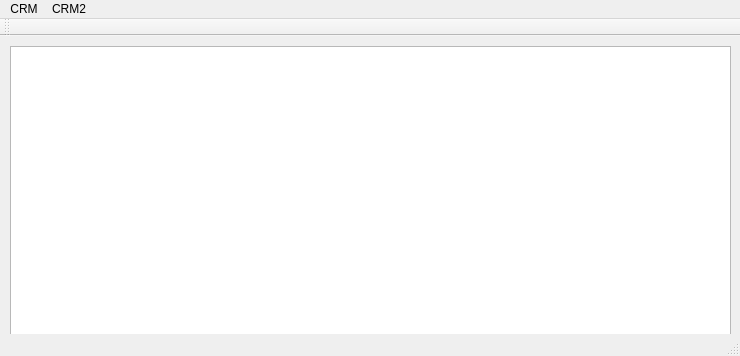
<?xml version="1.0" encoding="UTF-8"?>
<ui version="4.0">
 <class>MainWindow</class>
 <widget class="QMainWindow" name="MainWindow">
  <property name="geometry">
   <rect>
    <x>0</x>
    <y>0</y>
    <width>740</width>
    <height>356</height>
   </rect>
  </property>
  <property name="windowTitle">
   <string>MainWindow</string>
  </property>
  <widget class="QWidget" name="centralWidget">
   <widget class="QTableWidget" name="tableWidget">
    <property name="geometry">
     <rect>
      <x>10</x>
      <y>10</y>
      <width>721</width>
      <height>321</height>
     </rect>
    </property>
   </widget>
  </widget>
  <widget class="QMenuBar" name="menuBar">
   <property name="geometry">
    <rect>
     <x>0</x>
     <y>0</y>
     <width>740</width>
     <height>18</height>
    </rect>
   </property>
   <widget class="QMenu" name="menuCRM">
    <property name="title">
     <string>CRM</string>
    </property>
   </widget>
   <widget class="QMenu" name="menuCRM2">
    <property name="title">
     <string>CRM2</string>
    </property>
   </widget>
   <addaction name="menuCRM"/>
   <addaction name="menuCRM2"/>
  </widget>
  <widget class="QToolBar" name="mainToolBar">
   <attribute name="toolBarArea">
    <enum>TopToolBarArea</enum>
   </attribute>
   <attribute name="toolBarBreak">
    <bool>false</bool>
   </attribute>
  </widget>
  <widget class="QStatusBar" name="statusBar"/>
 </widget>
 <layoutdefault spacing="6" margin="11"/>
 <resources/>
 <connections/>
</ui>
